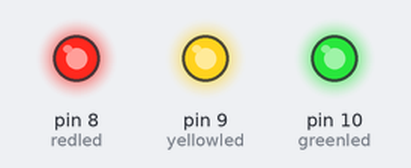
This sketch was run on a simulated Arduino Uno, built with avr-gcc and run on an emulated ATmega328P. Parts: output pins drawn as LEDs (lit = HIGH).

Above: at 0.1 s.
Timing chart, 0 to 1.6 s (numbered marks = the images above):
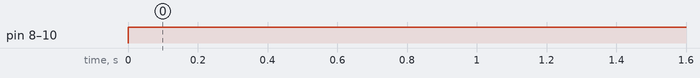

The sketch:

potenciometer_on_off.ino
```cpp
// vpravljanje ledice z potenciometrom, ledice se prizigajo, ugasajo
int redled = 8;
int yellowled = 9;
int greenled = 10;

void setup(){
    Serial.begin(9600);

    pinMode(redled, OUTPUT);
    pinMode(yellowled, OUTPUT);
    pinMode(greenled, OUTPUT);
}

void loop(){
    int time = 1000;
    int pot_variable = 1023;
    int state = analogRead;

    //potenciometer gre do 1023

    if(state > pot_variable / 2){
        digitalWrite(redled, HIGH);
        digitalWrite(yellowled, HIGH);
        digitalWrite(greenled, HIGH);
    }
    else{
        digitalWrite(redled, HIGH);
        digitalWrite(yellowled, HIGH);
        digitalWrite(greenled, HIGH);
    }

}
```

Measured:
- by itself, pin 8 (redled), pin 9 (yellowled), pin 10 (greenled): LOW → HIGH at 0.00 s
